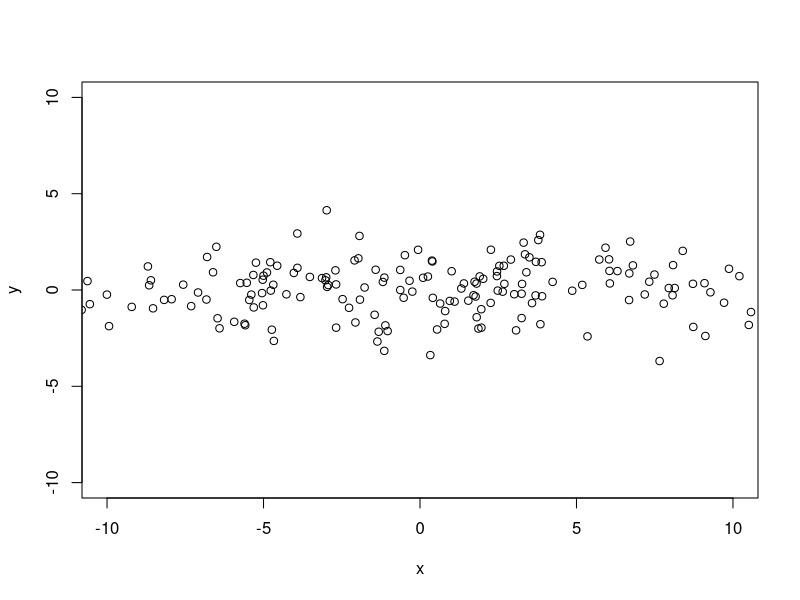
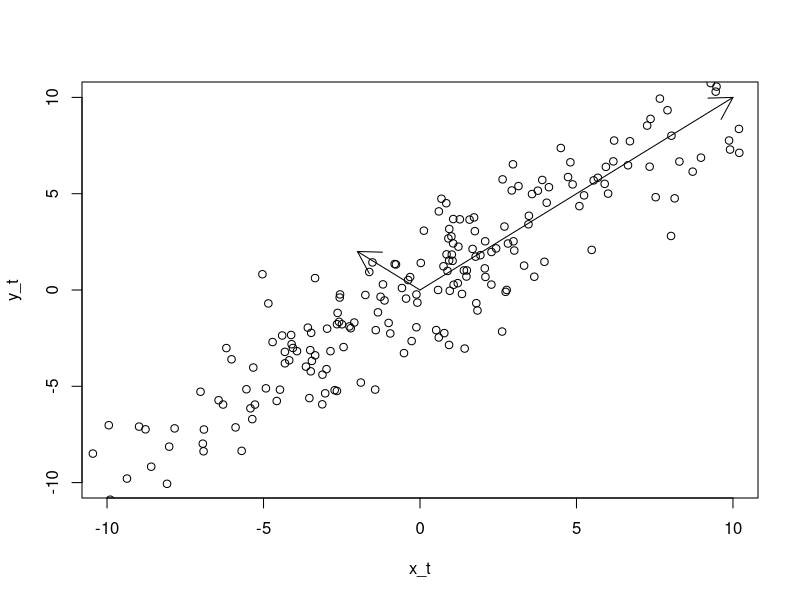
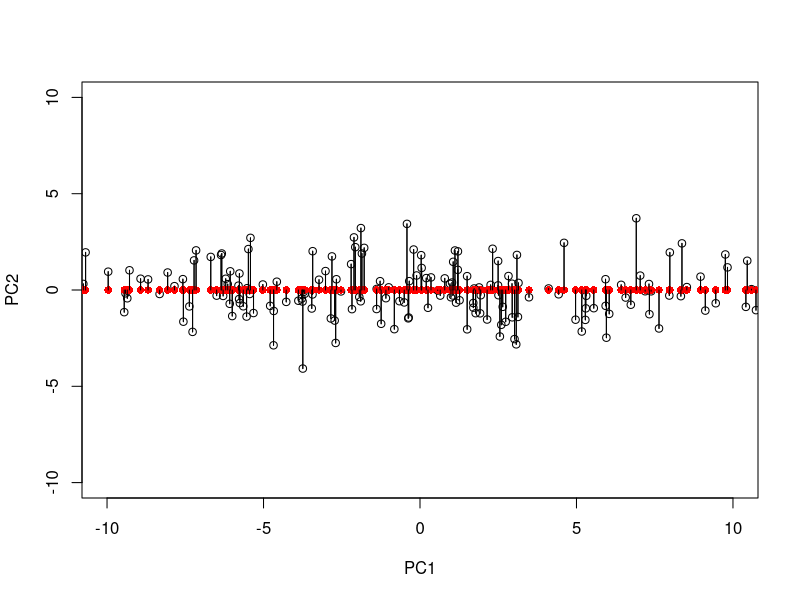

R code for these plots, in order:
# Dimension_reduction_pca.r

x <- rnorm(n = 200, mean = 0, sd = 7)
y <- rnorm(n = 200, mean = 0, sd = 1.5)

x

plot(x, y, xlim = c(-10, 10), ylim = c(-10, 10))

cos(5)

R <- function(theta) {
	R <- c(cos(theta), -sin(theta), sin(theta), cos(theta))
	R <- matrix(R, nrow = 2, byrow = TRUE)
	return(R)
}

theta <- pi/4
x_t <- t(R(theta) %*% t(cbind(x, y)))[, 1]
y_t <- t(R(theta) %*% t(cbind(x, y)))[, 2]

proj <- function(x) {
	return(c(x[1], 0))
}

jpeg("Data.jpeg")
plot(x_t, y_t, xlim = c(-10, 10), ylim = c(-10, 10))
arrows(x0 = 0, y0 = 0, x1 = 10, y1 = 10)
arrows(x0 = 0, y0 = 0, x1 = -2, y1 = 2)
dev.off()

pr <- prcomp(cbind(x_t, y_t), retx = TRUE)

jpeg("Data_dimreduce.jpeg")
plot(pr$x, xlim = c(-10, 10), ylim = c(-10, 10))
segments(x0 = pr$x[, 1], y0 = pr$x[, 2], x1 = pr$x[, 1], y1 = 0)
# arrows(x0 = 0, y0 = 0, x1 = 10, y1 = 0)
# arrows(x0 = 0, y0 = 0, x1 = 0, y1 = 2)
points(pr$x[, 1], rep(0, nrow(pr$x)), col = 'red', pch = 16)
segments(x0 = pr$x[, 1], y0 = pr$x[, 2], x1 = pr$x[, 1], y1 = 0)
dev.off()
pr$x[1, ]
rep(0, ncol(pr$x))

# ------------------------------------------s

frameSTRS2013 <- list.files("/home/jim/Dropbox/REM/Tasks/video_cluster/frameSTRS2013")
frameSTRS2014 <- list.files("/home/jim/Dropbox/REM/Tasks/video_cluster/frameSTRS2014")
frameSKBO2014 <- list.files("/home/jim/Dropbox/REM/Tasks/video_cluster/frameSKBO2014")

require(stringr)
settrapSTRS2013 <- unique(str_match(frameSTRS2013, "(.+)_GOPR+.")[, 2])
settrapSTRS2014 <- unique(str_match(frameSTRS2014, "(.+)_GOPR+.")[, 2])
settrapSKBO2014 <- unique(str_match(frameSKBO2014, "(.+)_GOPR+.")[, 2])

require(stringr)
length(settrapSTRS2013)
length(settrapSTRS2014)
length(settrapSKBO2014)

0.22790*3
